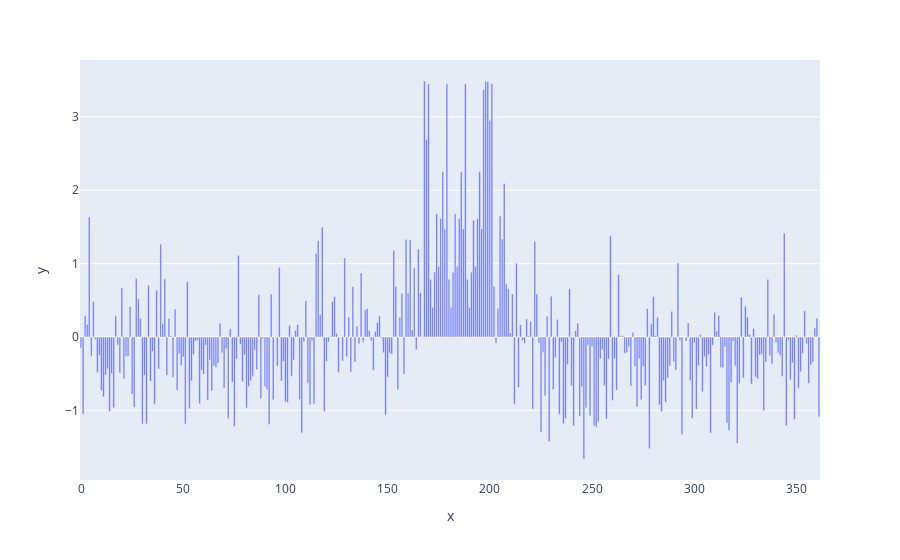

Source (notebook cell):
### Code cell
fig = px.bar(x=df_pca_l.index, y=df_pca_l['PC1'])
fig.show()

### Figure 1 — Plotly figure (JSON) as saved in the notebook; plotly's stock layout.template omitted (floating-point values rounded to 4 significant figures; data arrays with more than 128 entries replaced by an {"elided": "..."} marker saying what was removed)
{"data": [{"alignmentgroup": "True", "hovertemplate": "x=%{x}<br>y=%{y}<extra></extra>", "legendgroup": "", "marker": {"color": "#636efa", "pattern": {"shape": ""}}, "name": "", "offsetgroup": "", "orientation": "v", "showlegend": false, "textposition": "auto", "type": "bar", "x": {"elided": "362 int values"}, "xaxis": "x", "y": {"elided": "362 float values"}, "yaxis": "y"}], "layout": {"barmode": "relative", "legend": {"tracegroupgap": 0}, "margin": {"t": 60}, "xaxis": {"anchor": "y", "domain": [0, 1], "title": {"text": "x"}}, "yaxis": {"anchor": "x", "domain": [0, 1], "title": {"text": "y"}}}}
